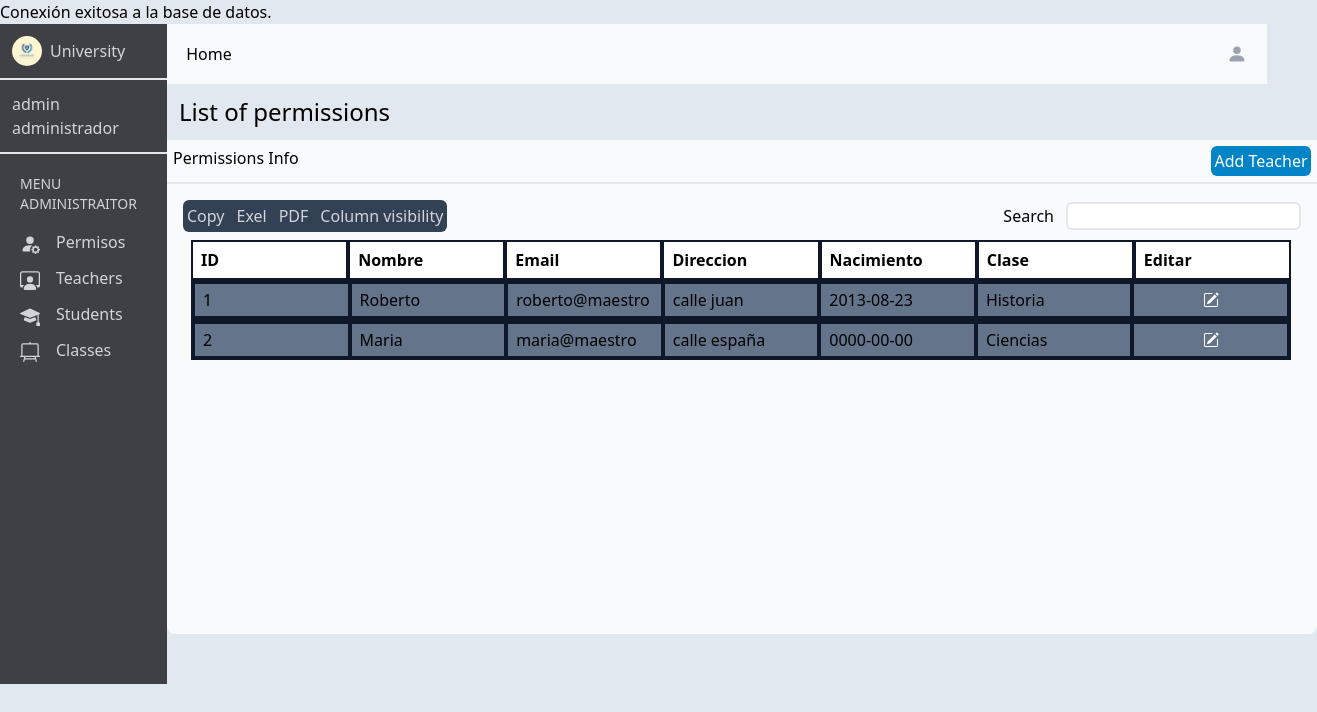
Page /adminmaes.php (signed in) on the earlier database version.
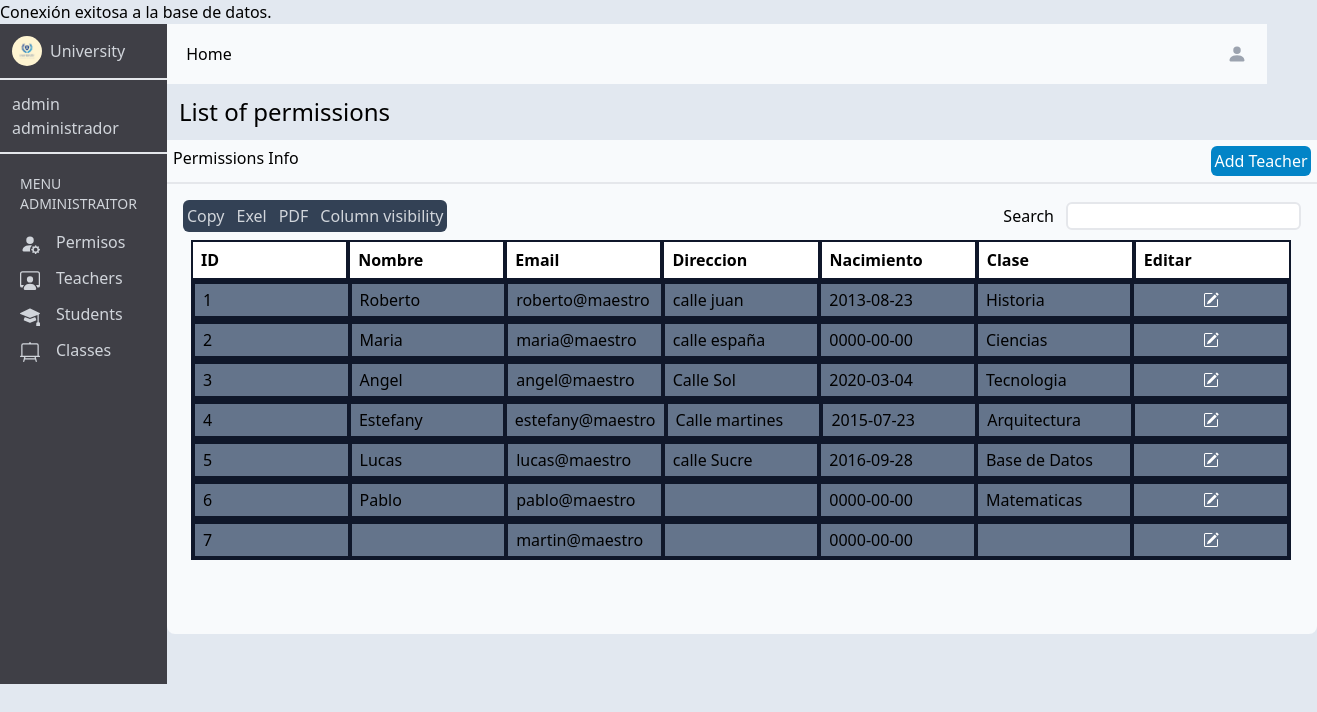
Same page on the later database version.
### tables this page shows
CREATE TABLE IF NOT EXISTS `administrador` (
  `id` int NOT NULL AUTO_INCREMENT,
  `dni` int NOT NULL,
  `nombre` varchar(100) NOT NULL,
  `usuario` varchar(250) NOT NULL,
  `contrasena` varchar(250) NOT NULL,
  `permiso` varchar(100) NOT NULL,
  `estado` varchar(100) NOT NULL,
  `direccion` varchar(250) NOT NULL,
  `nacimiento` date NOT NULL,
  `clase` varchar(100) NOT NULL,
  PRIMARY KEY (`id`),
  UNIQUE KEY `dni` (`dni`),
  UNIQUE KEY `usuario` (`usuario`(100)),
  KEY `dni_2` (`dni`)
);

### adminmaes.php (the view, shortened to what the changed rows need)
<?php
require "connection.php";
$consulta = "SELECT * FROM administrador";
$resultado = mysqli_query($connection, $consulta);
?>
<!DOCTYPE html>
<html lang="en">
<head>
    <link href="/dist/output.css" rel="stylesheet">
</head>
<body class="bg-slate-200">
    <main class="h-screen flex">
        <div class="flex flex-col">
            <div>
                <div class="w-full h-custom-450 p-4 bg-slate-50 rounded-b-lg">
                    <div class="w-custom-1100 flex flex-col p-2">
                        <?php
                        $contador = 1;
                        while ($fila = mysqli_fetch_assoc($resultado)) {
                            if ($fila['permiso'] == 'Maestro' || $fila['permiso'] == 'maestro') {
                            echo "<div class='w-custom-1100 h-custom-40 flex bg-slate-500 border-2 border-slate-900'>";
                            echo "<div class='w-custom-220 border-2 border-slate-900 flex items-center p-2'>" . $contador . "</div>";
                            echo "<div class='w-custom-220 border-2 border-slate-900 flex items-center p-2'>" . $fila['nombre'] . "</div>";
                            echo "<div class='w-custom-220 border-2 border-slate-900 flex items-center p-2'>" . $fila['usuario'] . "</div>";
                            echo "<div class='w-custom-220 border-2 border-slate-900 flex items-center p-2'>" . $fila['direccion'] . "</div>";
                            echo "<div class='w-custom-220 border-2 border-slate-900 flex items-center p-2'>" . $fila['nacimiento'] . "</div>";
                            echo "<div class='w-custom-220 border-2 border-slate-900 flex items-center p-2'>" . $fila['clase'] . "</div>";
                            echo "<button class='w-custom-220 border-2 border-slate-900 flex justify-center items-center p-2' onclick='editmaes(" . $fila['dni'] . ", \"" . $fila['usuario'] . "\", \"" . $fila['direccion'] . "\")'>" . "<svg xmlns='http://www.w3.org/2000/svg width='16' height='16' fill='currentColor' class='bi bi-pencil-square text-white' viewBox='0 0 16 16'>" .
                                "<path d='M15.502 1.94a.5.5 0 0 1 0 .706L14.459 3.69l-2-2L13.502.646a.5.5 0 0 1 .707 0l1.293 1.293zm-1.75 2.456-2-2L4.939 9.21a.5.5 0 0 0-.121.196l-.805 2.414a.25.25 0 0 0 .316.316l2.414-.805a.5.5 0 0 0 .196-.12l6.813-6.814z'/>" . "
                                <path fill-rule='evenodd' d='M1 13.5A1.5 1.5 0 0 0 2.5 15h11a1.5 1.5 0 0 0 1.5-1.5v-6a.5.5 0 0 0-1 0v6a.5.5 0 0 1-.5.5h-11a.5.5 0 0 1-.5-.5v-11a.5.5 0 0 1 .5-.5H9a.5.5 0 0 0 0-1H2.5A1.5 1.5 0 0 0 1 2.5v11z'/>" .
                                "</svg>" . "</button>";
                            echo "</div>";
                            $contador++;
                            }
                        }
                        ?>
                    </div>
                </div>
            </div>
        </div>
    </main>
</body>
</html>

Differences in the rows shown:
added administrador: nombre "Angel", usuario "angel@maestro", direccion "Calle Sol", nacimiento "2020-03-04", clase "Tecnologia"
added administrador: nombre "Estefany", usuario "estefany@maestro", direccion "Calle martines", nacimiento "2015-07-23", clase "Arquitectura"
added administrador: nombre "Lucas", usuario "lucas@maestro", direccion "calle Sucre", nacimiento "2016-09-28", clase "Base de Datos"
added administrador: nombre "Pablo", usuario "pablo@maestro", nacimiento "0000-00-00", clase "Matematicas"
added administrador: usuario "martin@maestro", nacimiento "0000-00-00"
